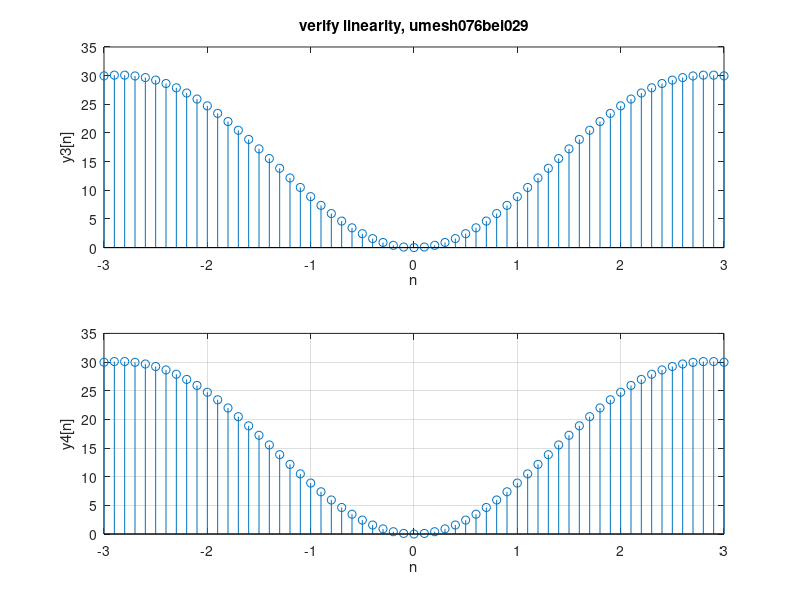

This figure's MATLAB source:
%consider two system x1[n]=n and x2[n]=sin[n]. Det. whether the system is
%linear or not. plot the required signals to verify the result
%y[n]=n*x[n]

clc; close all; clear all;
a1=3; a2=7; 
n=-3:0.1:3
x1=n;
x2=sin(n);
y1=n.*x1;
y2=n.*sin(n);
y3=a1*y1+a2*y2;
x3=a1*x1+a2*x2;
y4=n.*x3;

subplot(2,1,1);
stem(n,y3);
xlabel('n'); ylabel('y3[n]');
title('verify linearity, umesh076bei029')

subplot(2,1,2)
stem(n,y4)
xlabel('n'); ylabel('y4[n]');
grid on;
clear all;